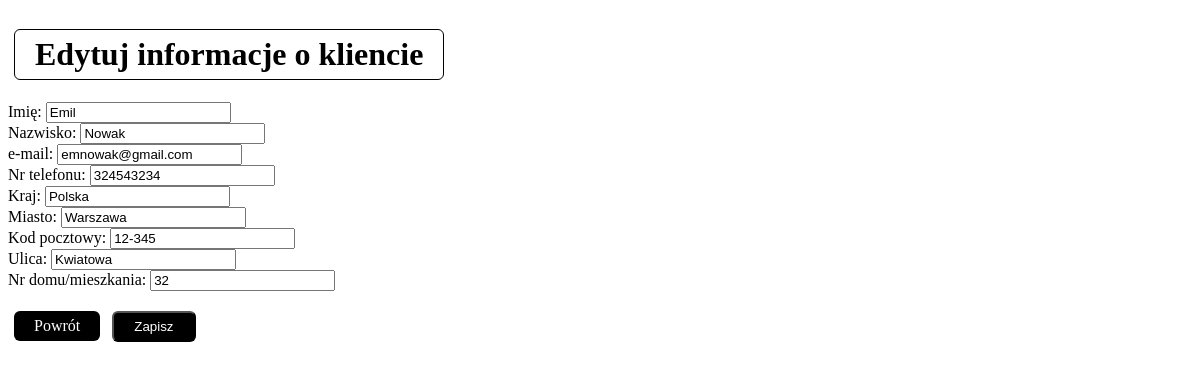
The page /edycjaklient.php?id=1 (signed in) on the database its author committed.
### tables this page shows
CREATE TABLE `klienci` (
  `id` int(11) NOT NULL,
  `imię` text NOT NULL,
  `nazwisko` text NOT NULL,
  `email` text NOT NULL,
  `nr telefonu` int(11) NOT NULL,
  `kraj` text NOT NULL,
  `miasto` text NOT NULL,
  `kod pocztowy` text NOT NULL,
  `ulica` text NOT NULL,
  `nr domu/mieszkania` text NOT NULL
);

### edycjaklient.php (the view, shortened to what this page needs)
<!DOCTYPE HTML>
<html lang="pl">
<head>
<h1> Edytuj informacje o kliencie</h1>
</head>
<?php
require_once "connect.php";
$polaczenie = new mysqli($host, $user, $password, $name);
if (isset($_GET['id']) && is_numeric($_GET['id'])) {
    $id = $_GET['id'];
    $query = "SELECT * FROM klienci WHERE id = $id";
    $result = $polaczenie->query($query);
    $row = $result->fetch_assoc();
    echo "<form action='edycjaklient.php?id=" . $id . "' method='post'>";
    echo "Imię: <input type='text' name='imię' value='" . $row["imię"] . "'><br>";
    echo "Nazwisko: <input type='text' name='nazwisko' value='" . $row["nazwisko"] . "'><br>";
    echo "e-mail: <input type='text' name='email' value='" . $row["email"] . "'><br>";
    echo "Nr telefonu: <input type='number' name='nr_telefonu' value='" . $row["nr telefonu"] . "'><br>";
    echo "Kraj: <input type='text' name='kraj' value='" . $row["kraj"] . "'><br>";
    echo "Miasto: <input type='text' name='miasto' value='" . $row["miasto"] . "'><br>";
    echo "Kod pocztowy: <input type='text' name='kod_pocztowy' value='" . $row["kod pocztowy"] . "'><br>";
    echo "Ulica: <input type='text' name='ulica' value='" . $row["ulica"] . "'><br>";
    echo "Nr domu/mieszkania: <input type='text' name='nr_domu/mieszkania' value='" . $row["nr domu/mieszkania"] . "'><br>";
	echo "<a href='klienci.php' class='button'>Powrót</a>";
	echo "<input type='submit' value='Zapisz'>";
    echo "</form>";
}
?>

### edycjaklient.php (style rules this page uses)
h1 { display: inline-block; padding: 6px 20px; background-color: white; color: black; text-align: center; text-decoration: none; border-radius: 6px; border: 1px solid black; margin-left: 6px; margin-right: 6px; }
.button { display: inline-block; padding: 6px 20px; background-color: black; color: white; text-align: center; text-decoration: none; border-radius: 6px; margin-left: 6px; margin-right: 6px; margin-top: 20px; }
input[type="submit"] { display: inline-block; padding: 6px 20px; background-color: black; color: white; text-align: center; text-decoration: none; border-radius: 6px; margin-left: 6px; margin-right: 6px; margin-top: 20px; }

### rows shown on the page
klienci: imię "Emil", nazwisko "Nowak", email "emnowak@gmail.com", nr_telefonu "324543234", kraj "Polska", miasto "Warszawa", kod_pocztowy "12-345", ulica "Kwiatowa", value "32"
